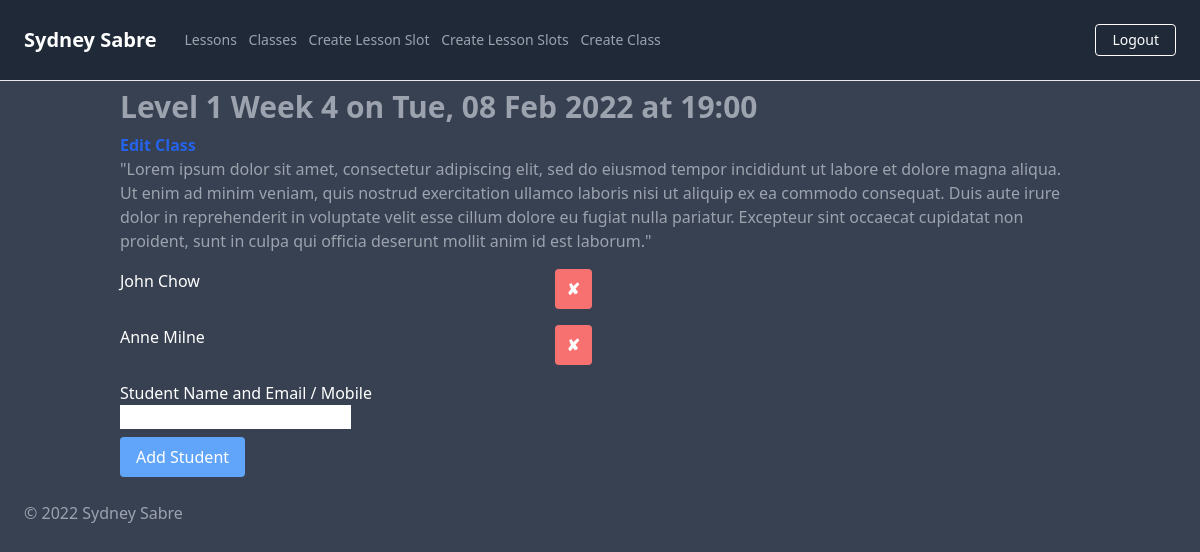
/classes/9 (signed in), run on an earlier commit of the app's database.
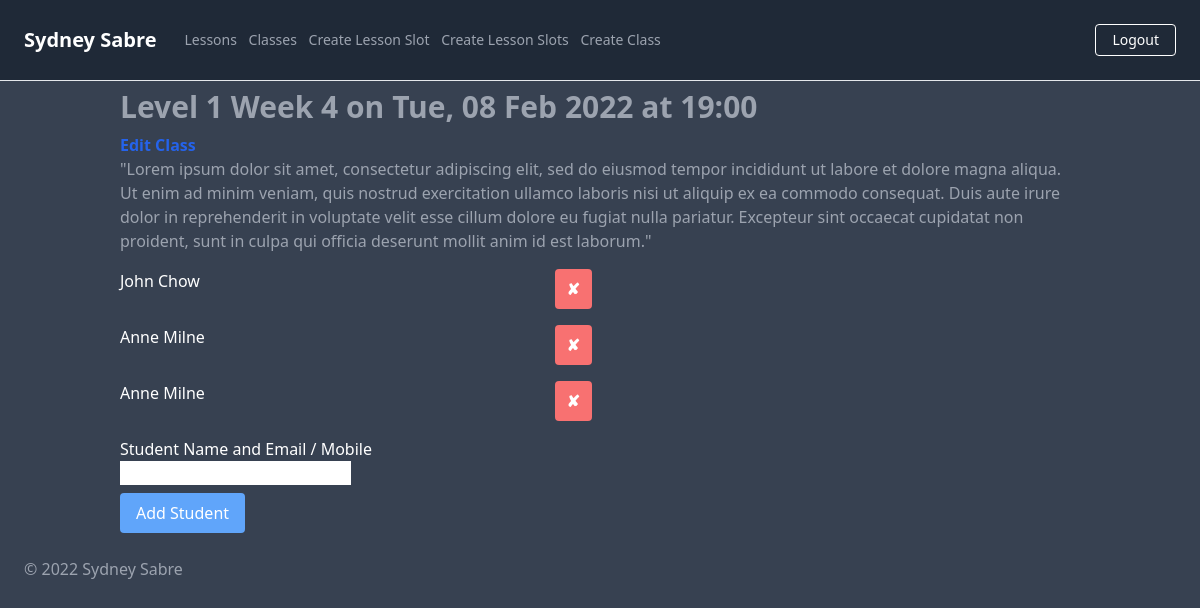
And on a later commit of the database.
### app/models.py (models this page shows)
class Student(db.Model):
    __tablename__ = "students"
    id = db.Column(db.Integer, primary_key=True)
    name = db.Column(db.String(250), nullable=True)
    paid = db.Column(db.Boolean, default=False, nullable=True)
    parent_id = db.Column(db.Integer, db.ForeignKey('class_slots.id'))

### app/routes.py (the view, shortened to what this page needs)
@app.route('/classes/<class_slot_id>', methods=["GET", "POST"])
def book_class(class_slot_id):
    form = BookingClassForm()
    class_slot = ClassSlot.query.get(class_slot_id)
    return render_template('class_slot.html', current_class=class_slot, form=form)

### app/forms.py
class BookingClassForm(FlaskForm):
    name = StringField("Student Name and Email / Mobile", validators=[DataRequired()])
    submit = SubmitField("Add Student")

### app/models.py (called while the page is built)
@login.user_loader
def load_user(id):
    return User.query.get(int(id))

### app/templates/class_slot.html (shortened to what this page needs)
{% extends 'base.html' %}
{% block title %}
{{ current_class.class_name }} on {{ current_class.date.strftime('%a, %d %b %Y') }} at {{ current_class.time.strftime('%H:%M') }}
{% endblock %}
{% block content %}
    <div class="container">
        <h1 class="text-gray-400 my-2 text-3xl font-bold">{{ self.title() }}</h1>
        {% if current_user.is_admin: %}
        <a class="text-blue-600 hover:text-blue-200 font-bold"
            href="{{ url_for('edit_class', class_slot_id=current_class.id) }}">
            Edit Class
        </a>
        {% endif %}
        <p class="text-gray-400">
            {{ current_class.class_description }}
        </p>
        {% if current_user.is_admin: %}
        {% for student in current_class.students %}
        <div class="flex mr-auto my-4 w-full md:w-3/4 lg:w-1/2">
            <div class="flex grow">
                <p class="text-white">
                    {{ student.name }}
                </p>
            </div>
            <div class="flex">
                <a class="bg-red-400 hover:bg-red-200 text-white font-bold mx-2 px-3 py-2 rounded"
                href="{{url_for('delete_student', student_id=student.id)}}">
                ✘
                </a>
            </div>
        </div>
        {% endfor %}
        {% endif %}
        <form action="" method="post" novalidate>
            <div class="my-2">
                <p class="text-white">
                    {{ form.name.label }}
                </p>
                <p>
                    {{ form.name }}
                </p>
            </div>
            <button class="bg-blue-400 hover:bg-blue-200 text-white font-bold py-2 px-4 rounded">{{ form.submit() }}</button>
        </form>
    </div>
{% endblock %}

What changed in the data, as far as the page shows it:
added Student: name "Anne Milne"
